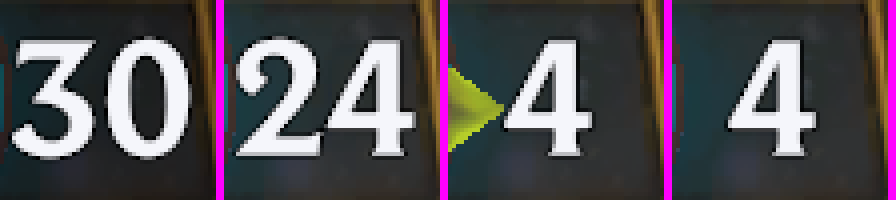
#> input picture _to_delete/nexus_row_debug.png, 896 x 200 px
$ python digits.py _to_delete/nexus_row_debug.png
#> lines starting #> are read from the running program, lines starting #| are printed output that depends on the picture; after the words box and inside, x2 and y2 are one past the last pixel; in counts of white or black regions, pixels touching at a corner belong together
#!/usr/bin/env python3
# -*- coding: utf-8 -*-
"""
digits.py

Lire un nombre dans un badge du jeu SANS OCR : par la FORME des chiffres.

    python digits.py chiffres/3.png            # relit un template (test)
    python digits.py debug_cards/01SI058.png   # lit les badges d'une carte

--------------------------------------------------------------------
POURQUOI
--------------------------------------------------------------------
easyocr (torch sur CPU) coûte 100 à 300 ms par lecture, et le bot vote
entre six binarisations : une dizaine d'unités en jeu, c'est plusieurs
secondes avant chaque décision d'attaque ou de blocage. Or les chiffres
du jeu sont UNE police, toujours la même, dans trois couleurs (blanc,
vert renforcé, rouge affaibli). C'est le cas d'école où comparer des
formes bat un réseau de neurones : quelques millisecondes, un résultat
déterministe, et un score qui dit s'il faut se méfier.

--------------------------------------------------------------------
COMMENT
--------------------------------------------------------------------
`chiffres/0.png` … `9.png` sont des glyphes du jeu détourés (canal alpha
= la forme, capturés par Ewan). Pour lire un badge :

    1. isoler les pixels de GLYPHE : clairs, et soit blancs, soit verts,
       soit rouges — jamais l'orange doré de la gemme d'attaque ni le
       bleu de la gemme de mana (`glyph_mask`) ;
    2. découper les composantes connexes assez hautes pour être un
       chiffre, de gauche à droite (`glyph_boxes`) ;
    3. comparer chaque composante, redimensionnée, aux dix formes
       (`match_glyph`) : recouvrement des masques (IoU). On exige un score
       minimal ET un écart avec le deuxième candidat — un « 3 » et un
       « 8 » proches, c'est un doute, pas une lecture ;
    4. assembler les chiffres (« 1 » + « 0 » → 10) et vérifier la borne.

Quand le doute existe, `read_number` rend None et l'appelant retombe sur
l'OCR — la vitesse ne doit jamais coûter une erreur de mana.
"""

from __future__ import annotations

import argparse
import sys
from collections import Counter
from pathlib import Path
from typing import List, Optional

import cv2
import numpy as np

DIGITS_DIR = Path(__file__).resolve().parent / "chiffres"

# QUI A LU QUOI. Chaque lecture de chiffre du bot (mana, coût, stats)
# passe par la forme d'abord, easyocr ensuite ; ce compteur dit, à la fin
# d'un combat, combien de fois la forme a suffi et combien de fois torch
# a vraiment servi. C'est la mesure qui permet de décider si `--sans-ocr`
# peut devenir le défaut — pas une intuition.
#     forme     : lecture sûre par la forme, sans OCR
#     easyocr   : la forme doutait, easyocr a tranché
#     tolerant  : ni l'un ni l'autre, lecture par la forme en mode tolérant
#     echec     : rien lu du tout
USAGE = Counter()


# [8 lines left out: function usage_summary, not called in this run]

# Score IoU minimal pour accepter un chiffre, et écart minimal avec le
# second candidat. Mesurés sur les captures de debug_cards/ (03/09/2026) :
# les bons chiffres sortent à 0.80-0.90, le second candidat 0.10 à 0.25
# plus bas.
MIN_SCORE = 0.60
MIN_MARGIN = 0.06
# Au-dessus de ces deux-là, la lecture se suffit à elle-même et l'OCR
# n'est pas appelé. Entre les deux paliers, c'est un CANDIDAT : l'OCR
# tranche, et le candidat ne sert que si l'OCR ne lit rien.
CONFIDENT_SCORE = 0.72
CONFIDENT_MARGIN = 0.10
# Une composante plus basse que cette fraction du plus grand glyphe est
# un reflet ou un morceau de cadre, pas un chiffre.
MIN_RELATIVE_HEIGHT = 0.6
# UN CHIFFRE MANQUANT A LA TAILLE DE SES VOISINS — une police donne la
# même hauteur à tous ses chiffres : « DÉFI 19 » mesure 37 et 38 px.
# C'est une bande ÉTROITE, et il le faut : les vrais badges portent du
# décor que `glyph_boxes` laisse entrer exprès (bord de gemme à 15 px
# contre un chiffre de 23, éclat de cadre à 12 contre 16), et le large
# seuil de `MIN_RELATIVE_HEIGHT` aurait refusé ces lectures-là.
UNKNOWN_HEIGHT_BAND = (0.85, 1.15)
# Taille de comparaison : les glyphes sont ramenés à cette hauteur.
NORMAL_HEIGHT = 32

_TEMPLATES: Optional[dict] = None


# ============================================================
# TEMPLATES
# ============================================================

def _tight(mask: np.ndarray) -> np.ndarray:
    """Le masque recadré sur ses pixels non nuls."""
    ys, xs = np.nonzero(mask)
    if len(xs) == 0:
        return mask
    return mask[ys.min():ys.max() + 1, xs.min():xs.max() + 1]


def _normalized(mask: np.ndarray) -> np.ndarray:
    """Masque binaire ramené à NORMAL_HEIGHT de haut, largeur proportionnelle."""
    tight = _tight(mask)
    h, w = tight.shape[:2]
    if h == 0 or w == 0:
        return np.zeros((NORMAL_HEIGHT, NORMAL_HEIGHT // 2), np.uint8)
    width = max(4, int(round(w * NORMAL_HEIGHT / h)))
    resized = cv2.resize(tight.astype(np.uint8) * 255, (width, NORMAL_HEIGHT),
                         interpolation=cv2.INTER_AREA)
    return (resized >= 128).astype(np.uint8)


def _read_mask(path: Path):
    image = cv2.imread(str(path), cv2.IMREAD_UNCHANGED)
    if image is None:
        return None
    if image.ndim == 3 and image.shape[2] == 4:
        mask = image[:, :, 3] >= 128
    else:
        gray = image if image.ndim == 2 else cv2.cvtColor(image, cv2.COLOR_BGR2GRAY)
        mask = gray >= 128
    return mask if mask.any() else None


def load_templates(folder: Path = DIGITS_DIR) -> dict:
    """
    {chiffre: masque normalisé} — le template PRINCIPAL de chaque chiffre
    (`N.png`), ou {} si le dossier manque. Les VARIANTES (`N_*.png`, une
    autre police : les PV du nexus, cf. `chiffres/N_nexus.png`) sont
    servies par `load_variants` et comptent dans `match_glyph`.
    """
    global _TEMPLATES
    if _TEMPLATES is not None:
        return _TEMPLATES
    templates = {}
    for digit in range(10):
        mask = _read_mask(folder / f"{digit}.png")
        if mask is not None:
            templates[digit] = _normalized(mask)
    _TEMPLATES = templates
    return templates


_VARIANTS: dict = {}

# UNE POLICE SERT LÀ OÙ ELLE A ÉTÉ RÉCOLTÉE, PAS PARTOUT.
# `chiffres/N_defi.png` a été créé le 05/11/2026 pour le titre « DÉFI N »,
# avec une remarque explicite : « ce n'est pas la police des coûts ». Mais
# `load_variants` sert tous les `N*.png` à toutes les lectures, et les deux
# polices se polluaient l'une l'autre. Mesuré le 08/11/2026 : le « 9 » du
# titre, pourtant fidèle, reconnaissait un morceau d'ILLUSTRATION de carte
# comme un 9 (0.61, marge 0.12) — ce que `test_digits` interdit depuis
# toujours. Une famille par usage, et chaque lecture demande la sienne.
#
# Les familles communes (suffixe vide = `N.png`, `_nexus` = les PV du
# nexus) restent servies partout : elles ont été récoltées sur les écrans
# de jeu et se complètent. `_defi` est RÉSERVÉE, parce que le titre est
# une typographie à part qu'aucun badge n'affiche.
# `defi2` est une SECONDE VARIANTE du titre, pas une seconde police
# (14/11/2026) : le « 3 » avait été récolté sur la LISTE des défis faute
# de titre qui en porte un, et il n'atteignait pas la marge sur un vrai
# titre — le palier 31 se lisait « 3 à 0.779, marge 0.068 », refusé.
# `load_variants` prend le MAX des variantes d'un chiffre, donc en
# ajouter une ne peut que RELEVER son score. Les deux restent réservées :
# servies à une lecture de coût ou de stat, elles seraient une surface de
# faux positifs — c'est tout l'objet de cette liste.
RESERVED_FAMILIES = ("defi", "defi2")


def _family(stem: str) -> str:
    """La famille d'un gabarit : "" pour `N.png`, `nexus` pour `N_nexus.png`."""
    return stem[2:] if len(stem) > 2 else ""


# [35 lines left out: function load_variants, not called in this run]


def templates_available() -> bool:
    return len(load_templates()) == 10


# ============================================================
# ISOLER LES GLYPHES
# ============================================================

# [125 lines left out: functions glyph_mask, glyph_boxes, _iou, _equalize_stroke, match_glyph, not called in this run]


def read_number(crop: Optional[np.ndarray], maximum: int = 99, debug: bool = False,
                loose: bool = False, families=None) -> Optional[int]:
    """
    Le nombre affiché dans ce badge, ou None si le doute existe.

    None n'est pas 0 : c'est « je ne sais pas », et l'appelant a alors
    l'OCR en repli. Un chiffre douteux vaut toujours mieux non lu que
    mal lu — un mana faux fait jouer n'importe quoi.

    Par défaut, seule une lecture SÛRE (CONFIDENT_*) est rendue. Avec
    `loose=True`, un simple candidat (MIN_*) suffit : c'est le dernier
    recours quand l'OCR n'a rien lu du tout.
    """
    if crop is None or crop.size == 0 or not templates_available():
        return None
    mask = glyph_mask(crop)
    recognized = []
    inconnus = []
    for x, y, w, h, component in glyph_boxes(mask):
        digit, score, margin = match_glyph(component, families=families)
        if debug:
            print(f"    glyphe {w}x{h} en x={x} -> {digit} (score {score:.2f}, marge {margin:.2f})")
        if digit is None:
            inconnus.append(h)
            continue
        if not loose and (score < CONFIDENT_SCORE or margin < CONFIDENT_MARGIN):
            if debug:
                print("       candidat seulement : l'OCR tranchera")
            return None
        recognized.append((x, h, digit))
    if not recognized:
        return None
    # Deux chiffres d'un même nombre ont la même hauteur : un reflet reconnu
    # par hasard comme un « 1 » minuscule à côté d'un vrai « 5 » ne fait pas
    # « 15 ».
    tallest = max(h for _, h, _ in recognized)
    # UN GLYPHE DE LA TAILLE D'UN CHIFFRE QU'ON N'A PAS SU LIRE REFUSE LE
    # NOMBRE ENTIER. Il était simplement SAUTÉ, et « 19 » devenait « 1 » :
    # mesuré le 08/11/2026 sur le titre « DÉFI 19 », dont le 9 n'était pas
    # encore dans la police (puis, une fois appris, restait ambigu avec le
    # 6). Le bot a lu le palier 1 au lieu de 19 — une table d'allocation
    # qui demande 4 étoiles en aurait réclamé 3. `lire_palier` promet
    # pourtant « jamais une valeur approchée » : c'est ici que la promesse
    # se tient. On ne refuse que ce qui a la TAILLE d'un chiffre du
    # nombre : même bande basse que `digits_found`, et un plafond pour
    # laisser passer le décor (bord de gemme, éclat de cadre, anneau),
    # que `glyph_boxes` laisse entrer exprès et qui n'a jamais tout à
    # fait la hauteur d'un chiffre.
    bas, haut = UNKNOWN_HEIGHT_BAND
    for h in inconnus:
        if tallest * bas <= h <= tallest * haut:
            if debug:
                print(f"    un glyphe de {h} px n'a pas été reconnu : "
                      "le nombre n'est pas lisible")
            return None
    digits_found = [(x, d) for x, h, d in recognized if h >= tallest * MIN_RELATIVE_HEIGHT]
    if len(digits_found) > 2:
        if debug:
            print(f"    {len(digits_found)} chiffres : pas un nombre")
        return None
    value = int("".join(str(d) for _, d in sorted(digits_found)))
    if value > maximum:
        if debug:
            print(f"    {value} hors borne [0, {maximum}]")
        return None
    return value


# ============================================================
# CLI
# ============================================================

def main() -> None:
    parser = argparse.ArgumentParser(description="Lecture d'un nombre par la forme des chiffres.")
    parser.add_argument("image", help="un badge découpé, un template, ou une carte de debug_cards/")
    parser.add_argument("--max", type=int, default=99)
    parser.add_argument("--loose", action="store_true", help="accepter un simple candidat")
    args = parser.parse_args()
    image = cv2.imread(args.image, cv2.IMREAD_UNCHANGED)
#> image is the input picture: shape (200, 896, 3); mean B, G, R 84.2, 77.8, 83.8
    if image is None:
        sys.exit(f"Image illisible : {args.image}")
    if image.ndim == 3 and image.shape[2] == 4:
        image = cv2.cvtColor(image, cv2.COLOR_BGRA2BGR)
    print(f"{args.image} ({image.shape[1]}x{image.shape[0]})")
#| _to_delete/nexus_row_debug.png (896x200)
    print(f"  lu : {read_number(image, args.max, debug=True, loose=args.loose)}")
#> in _read_mask, `gray = image if image.ndim == 2 else cv2.cvtColor(image, cv2.COLOR_BGR..`:
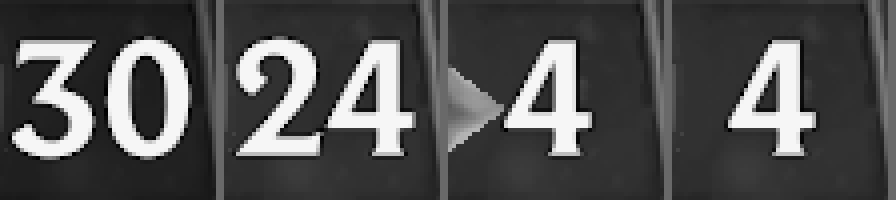
#> gray: shape (200, 896); min 0, max 246, mean 80.3
#> in _read_mask, `mask = gray >= 128`:
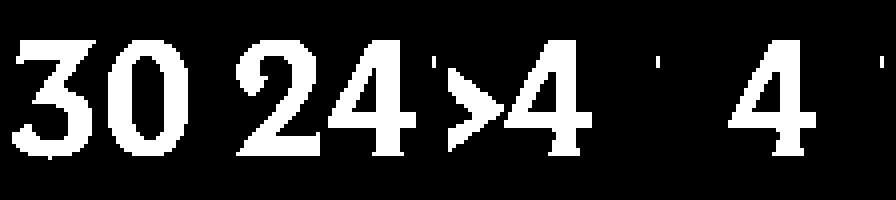
#> mask: shape (200, 896) bool; 18.1% white; 10 white regions, largest, box (x1, y1, x2, y2) and area: (108, 40, 188, 156) 5584, (236, 40, 320, 156) 5264, (328, 40, 416, 156) 5008
#> in _tight, `return mask[ys.min():ys.max() + 1, xs.min():xs.max() + 1]`:
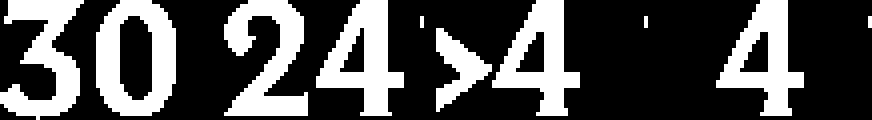
#> returned value: shape (120, 872) bool; 31% white; 10 white regions, largest, box (x1, y1, x2, y2) and area: (96, 0, 176, 116) 5584, (224, 0, 308, 116) 5264, (316, 0, 404, 116) 5008
#> in _normalized, `resized = cv2.resize(tight.astype(np.uint8) * 255, (width, NORMAL_HEIG..`:
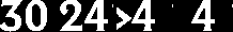
#> resized: shape (32, 233); min 0, max 255, mean 79.1
#> in _normalized, `return (resized >= 128).astype(np.uint8)`:
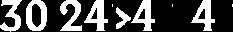
#> returned value: shape (32, 233); values 0 (black) and 1 (white), 31% white; 10 white regions (3 under 20 px), largest, box (x1, y1, x2, y2) and area: (26, 0, 47, 31) 391, (84, 0, 108, 31) 364, (60, 0, 82, 31) 363
#|   lu : None


if __name__ == "__main__":
    main()
